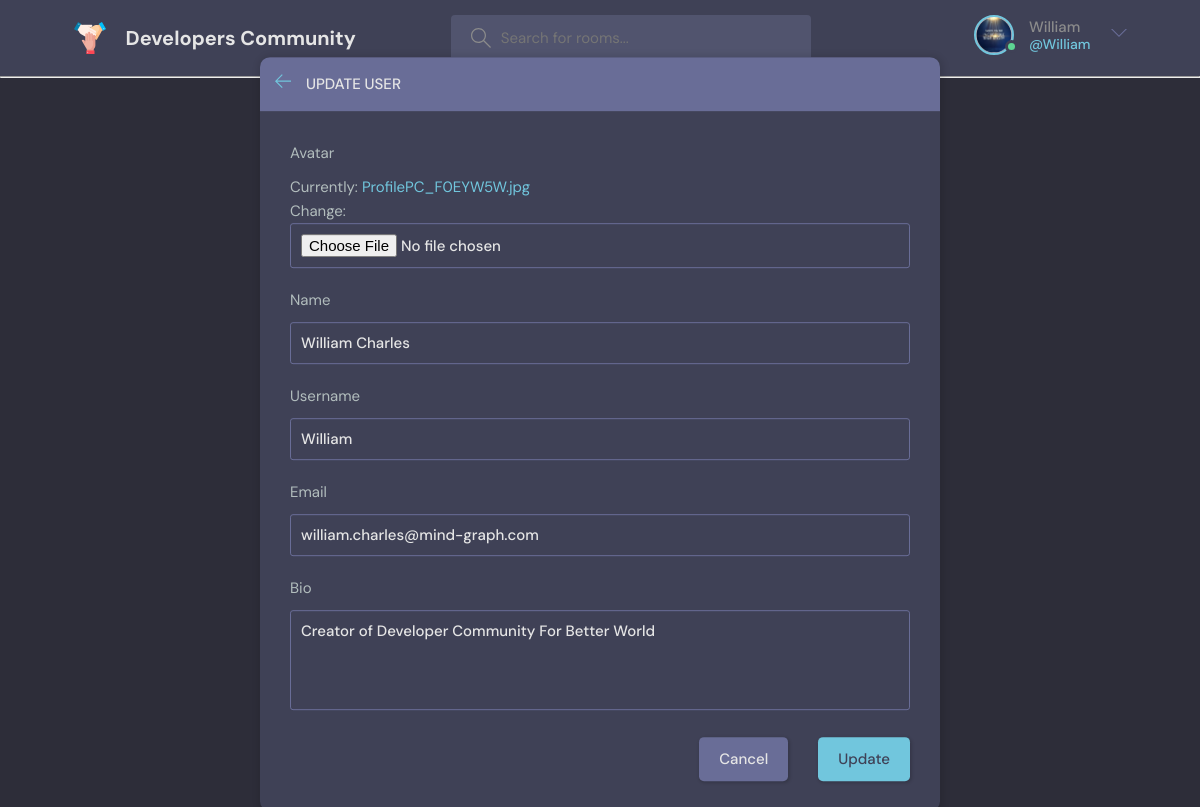
The page /update-user/ (signed in) on the database its author committed.
### base/models.py (models this page shows)
class User(AbstractUser):
    name = models.CharField(max_length=200, null=True)
    email = models.EmailField(unique=True, null=True)
    bio = models.TextField(null=True)
    avatar = models.ImageField(null=True, default="user.png")
    USERNAME_FIELD = 'email'
    REQUIRED_FIELDS = []

### base/views.py (the view)
# urls.py: path('update-user/', views.updateUser, name="update-user"),
@login_required(login_url='login')
def updateUser(request):
    user = request.user
    form = UserForm(instance=user)
    if request.method == 'POST':
        form = UserForm(request.POST, request.FILES, instance=user)
        if form.is_valid():
            form.save()
        return redirect('user-profile', pk=user.id)
    return render(request, 'base/update-user.html', {'form': form})

### base/forms.py
class UserForm(ModelForm):
    class Meta:
        model = User
        fields = ['avatar', 'name', 'username','email', 'bio']

### base/templates/base/update-user.html (shortened to what this page needs)
{% extends 'main.html' %}
{% block content %}
    <main class="update-account layout">
        <div class="container">
            <div class="layout__box">
                <div class="layout__boxHeader">
                    <div class="layout__boxTitle">
                        <a href="{% url 'home' %}">
                            <svg version="1.1" xmlns="http://www.w3.org/2000/svg" width="32" height="32"
                                viewBox="0 0 32 32">
                                <title>arrow-left</title>
                                <path
                                    d="M13.723 2.286l-13.723 13.714 13.719 13.714 1.616-1.611-10.96-10.96h27.625v-2.286h-27.625l10.965-10.965-1.616-1.607z">
                                </path>
                            </svg>
                        </a>
                        <h3>Update User</h3>
                    </div>
                </div>
                <div class="layout__body">
                    <form class="form" method="POST" action="" enctype="multipart/form-data">
                      {% for field in form %}
                        <div class="form__group">
                            <label for="profile_pic">{{field.label}}</label>
                         {{field}}
                        </div>
                      {% endfor %}
                        <div class="form__action">
                            <a class="btn btn--dark" href="{% url 'home' %}">Cancel</a>
                            <button class="btn btn--main" type="submit">Update</button>
                        </div>
                    </form>
                </div>
            </div>
        </div>
    </main>
{% endblock content %}

### templates/navbar.html (shortened to what this page needs)
{% load static %}
<header class="header header--loggedIn">
    <div class="container">
      <a href="{% url 'home' %}" class="header__logo">
        <img src="{% static 'images/united.png' %}" />
        <h1>Developers Community</h1>
      </a>
      <form class="header__search" method="GET" action="{% url 'home' %}">
        <label>
          <input name="q" placeholder="Search for rooms..." />
        </label>
      </form>
      <nav class="header__menu">
        {% if request.user.is_authenticated %}
        <div class="header__user">
          <a href="{% url 'update-user' %}">
            <div class="avatar avatar--medium active">
              <img src="{{request.user.avatar.url}}" />
            </div>
            <p>{{request.user.username}} <span>@{{request.user.username}}</span></p>
          </a>
          <button class="dropdown-button">
            <svg version="1.1" xmlns="http://www.w3.org/2000/svg" width="32" height="32" viewBox="0 0 32 32">
              <title>chevron-down</title>
              <path d="M16 21l-13-13h-3l16 16 16-16h-3l-13 13z"></path>
            </svg>
          </button>
        </div>
        {% else%}
        <a href="{% url 'login' %}">
          <img src="{% static 'images/user.png' %}" />
          <p>Login</p>
        </a>
        {% endif %}
      </nav>
    </div>
  </header>

### rows shown on the page
User: user.avatar (picture), user.username "William", form "William Charles" "William" "william.charles@mind-graph.com" "Creator of Developer Community For Better World"

### other values the page prints
{{ field.label }} "Avatar" "Name" "Username" "Email" "Bio"
